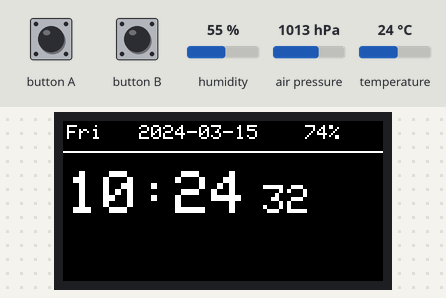
A sketch run on a simulated ESP32. Shown: 160×80 colour display. The test bench sets the inputs (shaded band); at power-on: humidity 55 %, air pressure 1013 hPa, temperature 24 °C. WiFi joins after 1.5 s; servers stay silent unless stated; the local clock reads 2024-03-15 10:24:30 at power-on unless the sketch sets it; what the sketch prints to the serial monitor is not drawn.

Above: at 2.3 s.
2.4 s: button A pressed for 1.25 s
At 4.0 s:
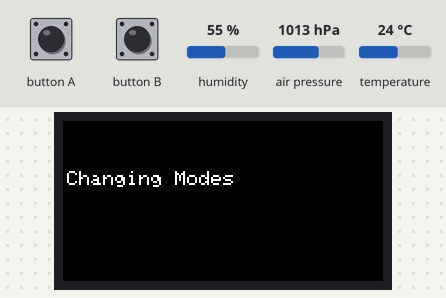
5.1 s: button A pressed for 3.2 s
At 9.6 s:
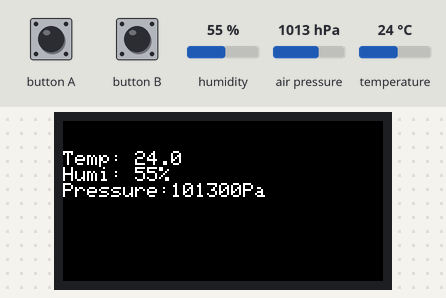
12.4 s: button A pressed for 1.25 s
At 15.0 s:
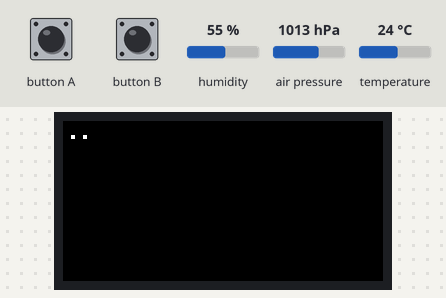
15.1 s: button B pressed for 1.25 s
At 17.7 s:
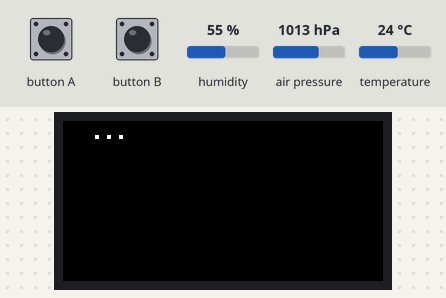
17.8 s: button A pressed for 1.25 s
At 20.7 s:
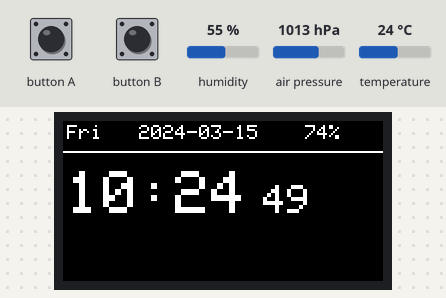
22.4 s: button B pressed for 1.25 s
At 26.5 s:
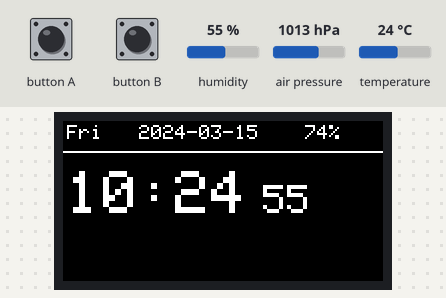
Timing chart, 0 to 28.0 s (numbered marks = the images above; inputs shaded):
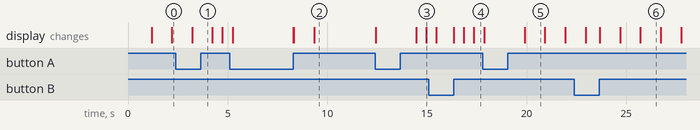

The sketch:

simple_watch.ino
```cpp
#include <M5StickC.h>
#include <WiFi.h>
#include "time.h"
#include "DHT12.h"
#include <Wire.h> //The DHT12 uses I2C comunication.
#include "Adafruit_Sensor.h"
#include <Adafruit_BMP280.h>

DHT12 dht12; //Preset scale CELSIUS and ID 0x5c.
Adafruit_BMP280 bme;

const char* ssid = "Jacques Hernani_2G";        //Add your own wifi connection info and time server.
const char* password = "Hera2908";
const char* ntpServer = "ADD TIME SERVER";

RTC_TimeTypeDef RTC_TimeStruct;
RTC_DateTypeDef RTC_DateStruct;

int battery = 0;
float b = 0;
int state = 1;


void setup() {
  // put your setup code here, to run once:

  M5.begin(true,true,true);
  M5.Lcd.setRotation(3);
  M5.Axp.ScreenBreath(8);  //screen brightness 7-15
  M5.Lcd.fillScreen(BLACK);
  setTime();
}

void loop() {
  // put your main code here, to run repeatedly:

  int modeButton = digitalRead(M5_BUTTON_HOME);
  int sleepButton = digitalRead(M5_BUTTON_RST);  //prefered using a button for sleep instead of a timer

  switch(state) {
    case 1:

      if(modeButton == HIGH && sleepButton == HIGH) {

            loadDisplay();

            batteryPercent();

            delay(1000);


        } else if(modeButton == LOW && sleepButton == HIGH) {
          M5.Lcd.fillScreen(BLACK);    //Added visual indicator to add time between the button press and state change.
          M5.Lcd.setCursor(2, 25);
          M5.Lcd.setTextSize(1);
          M5.Lcd.printf("Changing Modes");
          Serial.begin(115200);
          // Serial2.begin(unsigned long baud, uint32_t config, int8_t rxPin, int8_t txPin, bool invert)
          Serial2.begin(115200, SERIAL_8N1, 26, 0); //Sets the pin configuration for mode 2 serial pass through
          delay(1000);
          M5.Lcd.fillScreen(BLACK);
          M5.Lcd.setCursor(2, 2);
          state = 2;
        } else if(modeButton == HIGH && sleepButton == LOW) {
          M5.Lcd.fillScreen(BLACK);
          M5.Axp.SetSleep();
        }
      break;

      case 3:
        if(modeButton == HIGH && sleepButton == HIGH) {

          if (!bme.begin(0x76)){
            Serial.println("Could not find a valid BMP280 sensor, check wiring!");
            state = 1;
          }

          float tmp = dht12.readTemperature();
          float hum = dht12.readHumidity();
          float pressure = bme.readPressure();
          Serial.printf("Temperatura: %2.2f*C  Humedad: %0.2f%%  Pressure: %0.2fPa\r\n", tmp, hum, pressure);

          M5.Lcd.fillScreen(BLACK);
          M5.Lcd.setCursor(0, 15);
          M5.Lcd.setTextColor(WHITE, BLACK);
          M5.Lcd.setTextSize(1);
          M5.Lcd.printf("Temp: %2.1f  \r\nHumi: %2.0f%%  \r\nPressure:%2.0fPa\r\n", tmp, hum, pressure);

          delay(1000);

        } else if(modeButton == LOW && sleepButton == HIGH) {
          M5.Lcd.fillScreen(BLACK);   //Added visual indicator to add time between the button press and state change.
          M5.Lcd.setCursor(2, 25);
          M5.Lcd.setTextSize(1);
          M5.Lcd.printf("Changing Modes");
          delay(1000);
          state = 1;
        } else if(modeButton == HIGH && sleepButton == LOW) {
          M5.Lcd.fillScreen(BLACK);
          M5.Axp.SetSleep();
        }
      break;

      case 2:

        // This is a serial passthrough Mode for the RS485 Hat
        if(modeButton == HIGH && sleepButton == HIGH) {

          M5.Lcd.print(".");  // a visual indicator that things are still moving along........

          if(Serial.available())  // If stuff was typed in the serial monitor
          {
              // Send any characters the Serial monitor prints to the rs485 device
              Serial2.print((char)Serial.read());
          }

          if(Serial2.available()) {    // If data was sent from the rs485 device show it
              char ch = Serial2.read();
              M5.Lcd.setCursor(2, 2);
              M5.Lcd.fillScreen(BLACK);
              M5.Lcd.print(ch);
          }
            delay(500);


            }else if(modeButton == LOW && sleepButton == HIGH) {
              M5.Lcd.fillScreen(BLACK);   //Added visual indicator to add time between the button press and state change.
              M5.Lcd.setCursor(2, 25);
              M5.Lcd.setTextSize(1);
              M5.Lcd.printf("Changing Modes");
              Wire.begin(0,26);  //Wire.begin(sda, scl); Sets the pin configuration for mode 3 and the ENV hat
              delay(1000);
              state = 3;
            }else if(modeButton == HIGH && sleepButton == LOW) {
              M5.Lcd.fillScreen(BLACK);
              M5.Axp.SetSleep();
            }
      break;
   }
}

void batteryPercent() {
  M5.Lcd.setCursor(115, 2);
  M5.Lcd.setTextSize(1);
  b = M5.Axp.GetVbatData() * 1.1 / 1000;
  battery = ((b - 3.0) / 1.2) * 100;

  if (battery > 100)
    battery = 100;
  else if (battery < 100 && battery > 9)
    M5.Lcd.print(" ");
  else if (battery < 9)
    M5.Lcd.print("  ");
  if (battery < 10)
    M5.Axp.DeepSleep();
  M5.Lcd.print(battery);
  M5.Lcd.print("%");

}

void loadDisplay() {

  static const char *wd[7] = {"Sun","Mon","Tue","Wed","Thr","Fri","Sat"};

  M5.Rtc.GetTime(&RTC_TimeStruct);
  M5.Rtc.GetData(&RTC_DateStruct);
  if (RTC_TimeStruct.Hours > 12) {  //change to 12h format
      RTC_TimeStruct.Hours -= 12;
    }
  M5.Lcd.fillScreen(BLACK);
  M5.Lcd.setTextSize(1);
  M5.Lcd.setCursor(2, 2);
  M5.Lcd.printf("%s   %04d-%02d-%02d", wd[RTC_DateStruct.WeekDay], RTC_DateStruct.Year, RTC_DateStruct.Month, RTC_DateStruct.Date);
  M5.Lcd.drawLine(0, 15, 159, 15, TFT_WHITE);
  M5.Lcd.setCursor(2, 25);
  M5.Lcd.setTextSize(3);
  M5.Lcd.printf("%02d:%02d", RTC_TimeStruct.Hours, RTC_TimeStruct.Minutes);
  M5.Lcd.setCursor(100, 32);
  M5.Lcd.setTextSize(2);
  M5.Lcd.printf("%02d", RTC_TimeStruct.Seconds);
}

void setTime() {

    // connect to wifi
  Serial.printf("Attempting to connect to %s ", ssid);
  WiFi.begin(ssid, password);
  delay(1000);
  while (WiFi.status() == WL_CONNECTED) {  //if wifi does connect go ahead and set the time with NTP
    Serial.println(" CONNECTED, SETTING TIME");

        // Set NTP time to local
    configTime(-5 * 3600, 3600, ntpServer);  // -5 is for my timezone. (utc - 5)

    // Get local time
    struct tm timeInfo;
    if (getLocalTime(&timeInfo)) {

      // Set RTC time
      RTC_TimeTypeDef TimeStruct;
      TimeStruct.Hours   = timeInfo.tm_hour;
      TimeStruct.Minutes = timeInfo.tm_min;
      TimeStruct.Seconds = timeInfo.tm_sec;
      M5.Rtc.SetTime(&TimeStruct);

      RTC_DateTypeDef DateStruct;
      DateStruct.WeekDay = timeInfo.tm_wday;
      DateStruct.Month = timeInfo.tm_mon + 1;
      DateStruct.Date = timeInfo.tm_mday;
      DateStruct.Year = timeInfo.tm_year + 1900;
      M5.Rtc.SetData(&DateStruct);
    }
      // Disconnect Wifi if it did connect
  WiFi.disconnect(true);
  WiFi.mode(WIFI_OFF);
  Serial.println("Wifi disconnected");
  }
}
```

Measured:
- after the input at 2.4 s, the display: changes after 0.82 s (image 1)
- after the input at 5.1 s, the display: first changes after 0.15 s (image 2 shows a later state)
- after the input at 12.4 s, the display: first changes at once (image 3 shows a later state)
- after the input at 17.8 s, the display: first changes after 0.07 s (image 5 shows a later state)
- after the input at 22.4 s, the display: first changes after 0.56 s (image 6 shows a later state)
- what the display in image 5 shows lasts 1.0 s, from 19.9 s to 20.9 s
